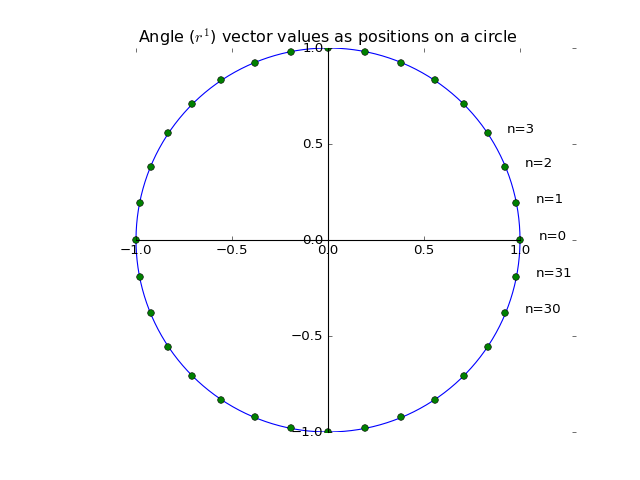

Here is the Python script that generated this plot:
full_circle = np.linspace(0, 2 * np.pi, 500)
plt.plot(np.cos(full_circle), np.sin(full_circle))
pts = np.c_[np.cos(vec_r_1), np.sin(vec_r_1)]
plt.plot(pts[:, 0], pts[:, 1], 'o')
ax = plt.gca()
for i in [0, 1, 2, 3, 30, 31]:
    pos = pts[i]
    ax.annotate('n=%d' % i, xy=pos, xytext=pos + [0.1, 0])
ax.spines['left'].set_position('center')
ax.spines['right'].set_color('none')
ax.spines['bottom'].set_position('center')
ax.spines['top'].set_color('none')
ax.spines['left'].set_smart_bounds(True)
ax.spines['bottom'].set_smart_bounds(True)
plt.axis('equal')
plt.title("Angle ($r^1$) vector values as positions on a circle")
